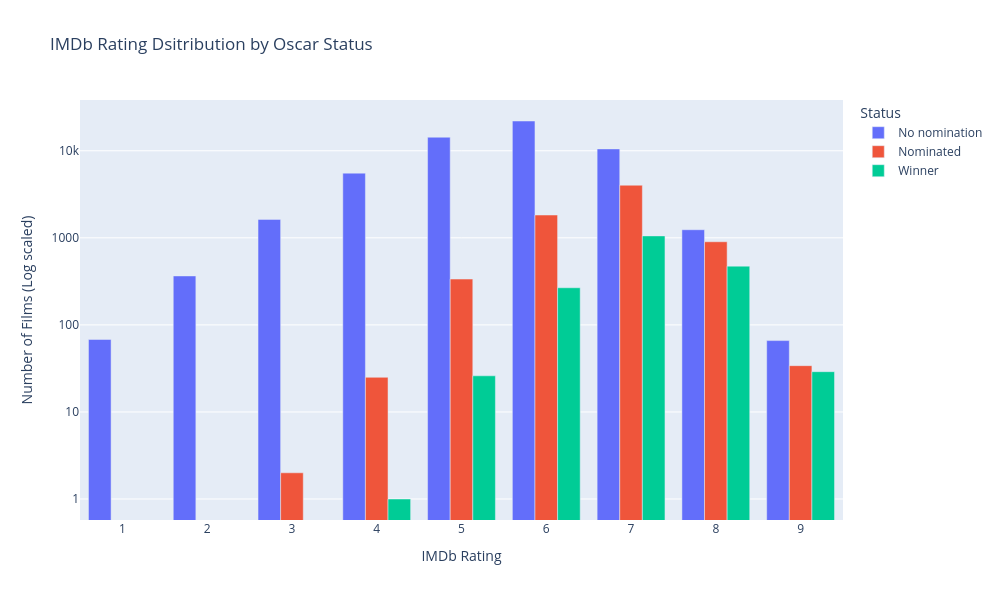

The cell this chart's notebook holds for it:
### Code cell
fig = px.bar(
    rating_bin_counts,
    x='rating_bin',
    y='count',
    color='Status',
    barmode='group',
    title='IMDb Rating Dsitribution by Oscar Status',
    hover_data={
        'rating_bin': False,
        'Status': False,
        'count': ':,',
        'avg_votes': ':,',
        'avg_meta_score': True
    },
    labels={
        'count': 'Film Count',
        'avg_votes': 'Average User Votes',
        'avg_meta_score': 'Average Metacritic Score'
    }
)

fig.update_layout(
    yaxis=dict(type='log', dtick=1),
    xaxis_title='IMDb Rating',
    yaxis_title='Number of Films (Log scaled)',
    height=600,
    width=1000
)

fig.show()

### Figure 1 — Plotly figure (JSON) as saved in the notebook; plotly's stock layout.template omitted (floating-point values rounded to 4 significant figures)
{"data": [{"alignmentgroup": "True", "customdata": [["No nomination", 10178, 30.6], ["No nomination", 4329, 20.6], ["No nomination", 2910, 26.8], ["No nomination", 3223, 34.4], ["No nomination", 6614, 44.7], ["No nomination", 12540, 57.9], ["No nomination", 20691, 69.7], ["No nomination", 37348, 77.8], ["No nomination", 1712, 61.5]], "hovertemplate": "Film Count=%{y:,}<br>Average User Votes=%{customdata[1]:,}<br>Average Metacritic Score=%{customdata[2]}<extra></extra>", "legendgroup": "No nomination", "marker": {"color": "#636efa", "pattern": {"shape": ""}}, "name": "No nomination", "offsetgroup": "No nomination", "orientation": "v", "showlegend": true, "textposition": "auto", "type": "bar", "x": [1, 2, 3, 4, 5, 6, 7, 8, 9], "xaxis": "x", "y": [68, 365, 1628, 5535, 14310, 21971, 10501, 1239, 66], "yaxis": "y"}, {"alignmentgroup": "True", "customdata": [["Nominated", 501, "N/A"], ["Nominated", 23200, 36], ["Nominated", 13032, 55.7], ["Nominated", 41343, 63.3], ["Nominated", 126453, 76.6], ["Nominated", 622777, 83.1], ["Nominated", 2148647, 91]], "hovertemplate": "Film Count=%{y:,}<br>Average User Votes=%{customdata[1]:,}<br>Average Metacritic Score=%{customdata[2]}<extra></extra>", "legendgroup": "Nominated", "marker": {"color": "#EF553B", "pattern": {"shape": ""}}, "name": "Nominated", "offsetgroup": "Nominated", "orientation": "v", "showlegend": true, "textposition": "auto", "type": "bar", "x": [3, 4, 5, 6, 7, 8, 9], "xaxis": "x", "y": [2, 25, 336, 1827, 4021, 901, 34], "yaxis": "y"}, {"alignmentgroup": "True", "customdata": [["Winner", 866, "N/A"], ["Winner", 48418, 63.7], ["Winner", 35177, 65.1], ["Winner", 162039, 78.6], ["Winner", 668300, 84.7], ["Winner", 1872414, 93.3]], "hovertemplate": "Film Count=%{y:,}<br>Average User Votes=%{customdata[1]:,}<br>Average Metacritic Score=%{customdata[2]}<extra></extra>", "legendgroup": "Winner", "marker": {"color": "#00cc96", "pattern": {"shape": ""}}, "name": "Winner", "offsetgroup": "Winner", "orientation": "v", "showlegend": true, "textposition": "auto", "type": "bar", "x": [4, 5, 6, 7, 8, 9], "xaxis": "x", "y": [1, 26, 267, 1052, 473, 29], "yaxis": "y"}], "layout": {"barmode": "group", "height": 600, "legend": {"title": {"text": "Status"}, "tracegroupgap": 0}, "title": {"text": "IMDb Rating Dsitribution by Oscar Status"}, "width": 1000, "xaxis": {"anchor": "y", "domain": [0, 1], "title": {"text": "IMDb Rating"}}, "yaxis": {"anchor": "x", "domain": [0, 1], "dtick": 1, "title": {"text": "Number of Films (Log scaled)"}, "type": "log"}}}
